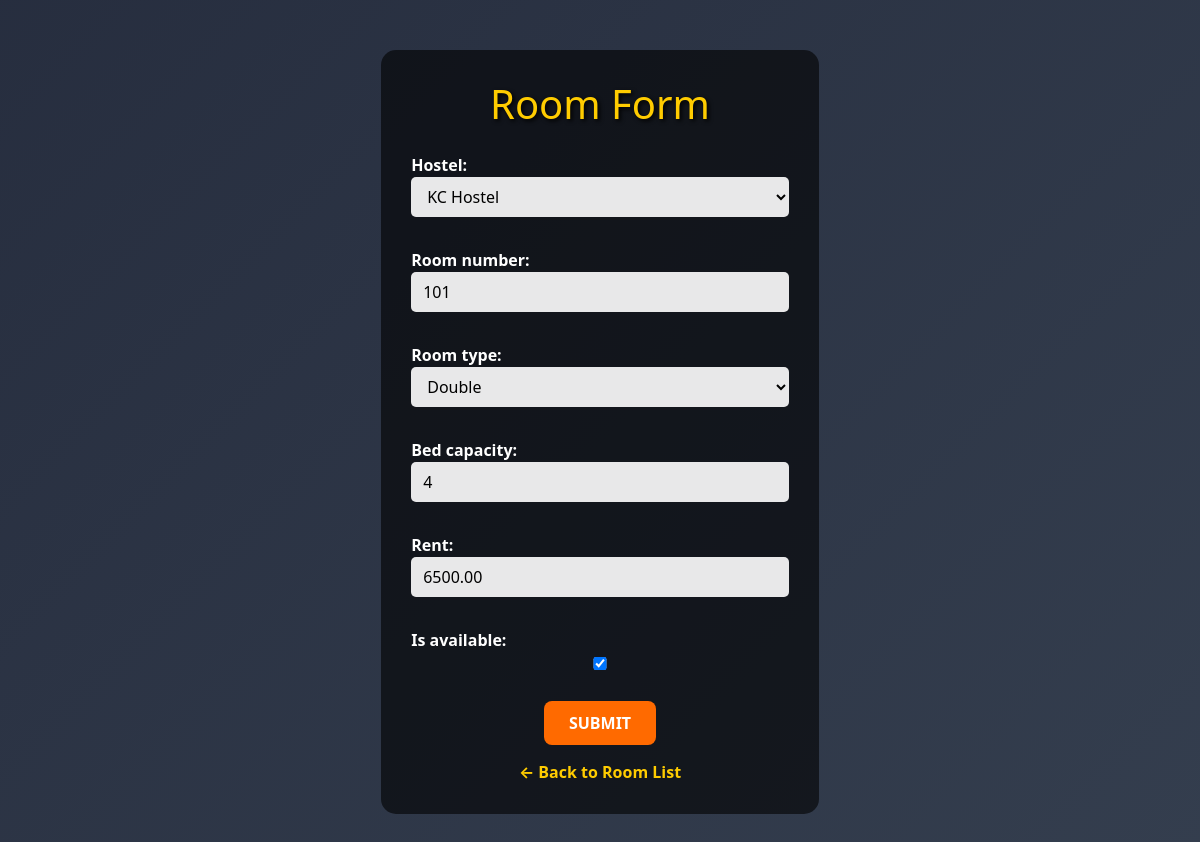
The page /room_update/4 on the database its author committed.
### app1/models.py (models this page shows, shortened)
class Room(models.Model):
    ROOM_TYPE = (
        ('Single', 'Single'),
        ('Double', 'Double'),
        ('Triple', 'Triple'),
    )
    hostel = models.ForeignKey(Hostel, on_delete=models.CASCADE)
    room_number = models.CharField(max_length=10)
    room_type = models.CharField(max_length=10, choices=ROOM_TYPE)
    bed_capacity = models.IntegerField()
    rent = models.DecimalField(max_digits=8, decimal_places=2)
    is_available = models.BooleanField(default=True)

### app1/views.py (the view)
# urls.py: path('room_update/<int:id>',room_update,name='room_update'),
def room_update(request,id):
    data=Room.objects.get(id=id)
    if request.method=='POST':
        form=room_update_form(request.POST,instance=data)
        if form.is_valid():
            form.save()
            return redirect('room')
    else:
        form=room_update_form(instance=data)
    context={
        'form':form
    }
    return render(request,'room/room_form.html',context)

### app1/form1.py
class room_update_form(forms.ModelForm):
    class Meta:
        model=Room
        fields='__all__'

### app1/models.py (called while the page is built)
    def __str__(self):
        return self.name

### templates/room/room_form.html (shortened to what this page needs)
<!DOCTYPE html>
<html lang="en">
<head>
    <link href="https://cdn.jsdelivr.net/npm/bootstrap@5.3.2/dist/css/bootstrap.min.css" rel="stylesheet">
</head>
<body>
<div class="form-wrapper">
    <h1>Room Form</h1>
    <form method="post">
        {{ form.as_p }}
        <div class="text-center">
            <button type="submit">SUBMIT</button>
        </div>
    </form>
    <div class="text-center">
        <a href="{% url 'room' %}" class="back-btn">← Back to Room List</a>
    </div>
</div>
</body>
</html>

### templates/room/room_form.html (style rules this page uses)
body { margin:0; min-height:100vh; background: linear-gradient(135deg, rgba(15,23,42,.9), rgba(30,41,59,.9)), url("https://images.unsplash.com/photo-1519681393784-d120267933ba"); background-size:cover; background-position:center; display:flex; justify-content:center; align-items:center; color:#fff; }
.form-wrapper { background-color: rgba(0, 0, 0, 0.6); padding: 30px; border-radius: 15px; max-width: 600px; margin: 50px auto; animation: fadeIn 1.5s ease-in-out; }
h1 { text-align: center; margin-bottom: 25px; color: #ffcc00; text-shadow: 2px 2px 4px #000; }
form label { font-weight: bold; color: #fff; }
form input, form select, form textarea { background-color: rgba(255, 255, 255, 0.9); color: #000; border: none; border-radius: 5px; padding: 8px 12px; margin-bottom: 15px; width: 100%; }
button { background-color: #ff6a00; color: white; padding: 10px 25px; border: none; border-radius: 8px; font-weight: bold; cursor: pointer; transition: 0.3s; }
a.back-btn { display: inline-block; margin-top: 15px; color: #ffcc00; font-weight: bold; text-decoration: none; transition: 0.3s; }

### rows shown on the page
Room: hostel "KC Hostel", room_number "101", room_type "Double", bed_capacity "4", rent "6500.00", is_available "☑"
